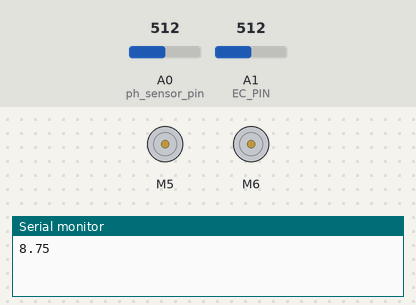
Bench run of a sketch on a simulated Arduino Uno, built with avr-gcc and run on an emulated ATmega328P. Shown: 2 × DC motor (green arrow = forward, orange = backward, longer = faster), the last lines printed to the serial monitor. The inputs (shaded band) are chosen by the test bench; at power-on: A1 (EC_PIN) = 512, A0 (ph_sensor_pin) = 512. WiFi joins after 1.5 s; servers stay silent unless stated.

Above: at 3.0 s.
3.1 s: A1 (EC_PIN) set to 311
4.9 s: A1 (EC_PIN) set to 291
At 6.3 s:
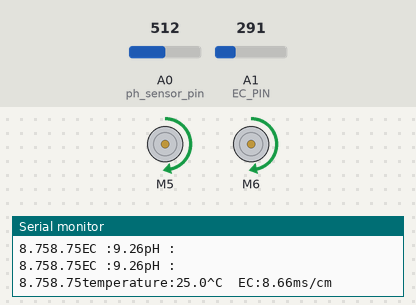
9.2 s: A1 (EC_PIN) set to 306
At 10.2 s:
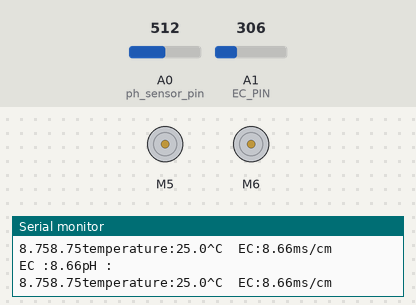
11.3 s: A1 (EC_PIN) set to 122
At 12.2 s:
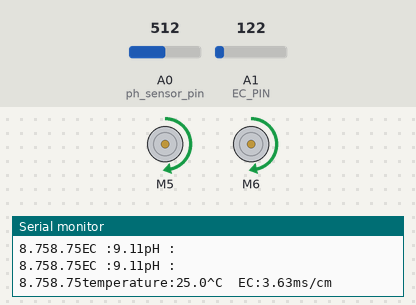
Timing chart, 0 to 16.6 s (numbered marks = the images above; inputs shaded):
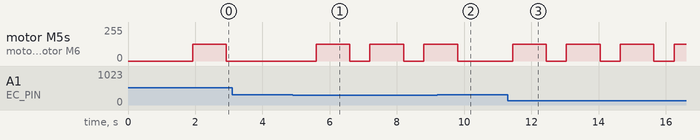

The sketch:

Main_code.ino
```cpp
#include "CytronMotorDriver.h"

//--------------------Blynk Credential-------------------
#define BLYNK_TEMPLATE_ID "TMPL6EyU79w7f"
#define BLYNK_TEMPLATE_NAME "Autodosing"
#define BLYNK_AUTH_TOKEN "qxUcK43AMf-gf261Wgs4qeokXXHH-uxx"
//-------------------------------------------------------

//------------------Library List-------------------------
#include <ESP8266_Lib.h>
#include <BlynkSimpleShieldEsp8266.h>
#include <SoftwareSerial.h>
#include "DFRobot_EC.h"
#include <EEPROM.h>
//-------------------------------------------------------

//------------------ EC Sensor Configuration-------------
#define EC_PIN A1
float voltage_ec,ecValue,temperature_ec = 25;
DFRobot_EC ec;
//-------------------------------------------------------

//------------------ pH Sensor configuration-------------
#define ph_sensor_pin 0
unsigned long int average_ph_value;
float b;
int buf[10];
int temp;
float phValue;
//-------------------------------------------------------

//------------------ Motor Driver COnfiguration----------
CytronMD motor1(PWM_DIR, 5, 4); //PWM 1A = pin 5, DIR 1B = Pin 4
CytronMD motor2(PWM_DIR, 6, 7); //PWM 2A = pin 6, DIR 2B = Pin 7
//-------------------------------------------------------

//------------------ To Connect Wifi---------------------
char ssid[] = "Semah Terbang";
char pass[] = "ryernaanDick2@@@";
SoftwareSerial EspSerial(10,11); //(RX, TX), connect rx from esp-01 to pin 11, and tx to pin 10
ESP8266 wifi(&EspSerial);
#define ESP8266_BAUD 115200
//-------------------------------------------------------
//-------------------Send Sensor data to blynk-----------
BlynkTimer timer;

//-------------------------------------------------------

void setup()
{
  Serial.begin(9600);
  ec.begin();
  delay(10);

  EspSerial.begin(ESP8266_BAUD);
  delay(10);

  Blynk.begin(BLYNK_AUTH_TOKEN, wifi, ssid, pass);
  ec.begin();

  timer.setInterval(1000L, sendSensor);
}

void loop()
{
  Blynk.run();
  ph_sensor();
  ec_sensor();
  sendSensor();
  if(ecValue < 9)
  {
    motor1.setSpeed(125);
    motor2.setSpeed(125);
    delay(1000);
    motor1.setSpeed(0);
    motor2.setSpeed(0);
    delay(500);
  }
  else
  {
    motor1.setSpeed(0);
    motor2.setSpeed(0);
  }
  Serial.print("EC :");
  Serial.print(ecValue);
  Serial.println("pH : ");
  Serial.print(phValue);

}

void sendSensor()
{
  float ec_send = ecValue;
  float ph_send = phValue;

  Blynk.virtualWrite(V1,ec_send); //EC sensor send data to Virtual Port 1 in Blynk
  Blynk.virtualWrite(V0,ph_send); // Ph sensor send data to Virtual Port 0 in Blynk
}

//-------------------- pH Sensor function------------------
void ph_sensor()
{
  for(int i=0; i< 10; i++)
  {
    buf[i]=analogRead(ph_sensor_pin);
    delay(10);
  }
  for(int i=0; i<9; i++)
  {
    for(int j=i+1;j<10;j++)
    {
      if(buf[i]>buf[j])
      {
        temp=buf[i];
        buf[i]=buf[j];
        buf[j]=temp;
      }
    }
  }
  average_ph_value=0;
  for(int i=2; i<8; i++)
  {
    average_ph_value += buf [i];
  }
  phValue = (float)average_ph_value*5.0/1024/6;
  phValue = 3.5*phValue;

  Serial.print(phValue);
}
//-------------------------------------------------------

//-------------------- EC Sensor function----------------
void ec_sensor()
{
  static unsigned long timepoint = millis();
    if(millis()-timepoint>1000U)  //time interval: 1s
    {
      timepoint = millis();
      voltage_ec = analogRead(EC_PIN)/1024.0*5000;   // read the voltage
      //temperature = readTemperature();          // read your temperature sensor to execute temperature compensation
      ecValue =  ec.readEC(voltage_ec,temperature_ec);  // convert voltage to EC with temperature compensation
      Serial.print("temperature:");
      Serial.print(temperature_ec,1);
      Serial.print("^C  EC:");
      Serial.print(ecValue,2);
      Serial.println("ms/cm");
    }
    ec.calibration(voltage_ec,temperature_ec);          // calibration process by Serail CMD
}
//-------------------------------------------------------


void pump(int pump_1_speed, int pump_2_speed)
{
  motor1.setSpeed(pump_1_speed);
  motor2.setSpeed(pump_2_speed);
}
```

Measured:
- the behaviour switches between 303 and 302 on A1 (EC_PIN) (found by bisection; images 0 and 1)
- after the input at 4.9 s, motor M5, motor M6: alternates forward 125/255 for 1.0 s and stopped for 0.60 s, starting after 0.69 s
- after the input at 9.2 s, motor M5, motor M6: goes on until 9.8 s, then stays stopped
- after the input at 11.3 s, motor M5, motor M6: alternates forward 125/255 for 1.0 s and stopped for 0.60 s, starting after 0.14 s
